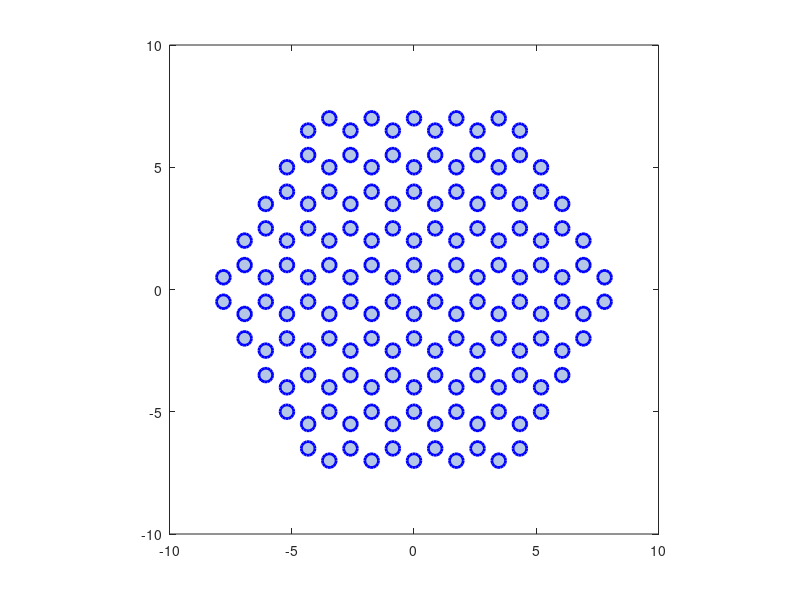

This figure's MATLAB source:

%% LatticePositions - calculate bare lattice positions
function [nDips, rDips] = LatticePositions(nX,nY,nZ,shape)
% this calculates the bare lattice positions for a given lattice type
% i.e. sep = 1, every other parameter = 0


% if no inputs, create a custom lattice
if nargin == 0
    
    disp('plotting custom lattice')
    
    nX = 5; 
    nY = 1;
    nZ = 1;
    shape = 'h'; % equivalent to a=0.8 10x10 square lattice
    
end


%% different lattice types

if strcmp(shape,'s')==1;
    %% square lattice
        
    % total number of atoms
    nDips = nX*nY*nZ;

    rDips = zeros(nDips,3); % positions matrix
    nXs = -nX/2+0.5:1:nX/2-0.5; % indices of positions in x,y,z
    nYs = -nY/2+0.5:1:nY/2-0.5;
    nZs = -nZ/2+0.5:1:nZ/2-0.5;

    % shift at an angle
%     shift_atom = -(nDips-1)/2:1:(nDips-1)/2;
    shift_atom = zeros(nDips);
    
    Nth = 1; % Nth atom
    for ll = 1:nZ % loop over atoms
        for jj = 1:nY 
            for kk = 1:nX
                rDips(Nth,1) = nXs(kk)+shift_atom(Nth); % x coordinate 
                rDips(Nth,2) = nYs(jj); % y coordinate
                rDips(Nth,3) = nZs(ll); % z coordinate
                Nth = Nth+1; % goes to next atom
            end
        end
    end
    
elseif strfind(shape, 'PenroseUnit1') == 1
    % unit cell of Penrose tiling
    %
    %
    
    
elseif strfind(shape, 'Penrose1') == 1
    % quasicrystal based on Penrose tiling
    %
    % 'Penrose1_nIter' where nIter is the number of iterations in lattice construction algorithm
    
    underscoreInd = strfind(shape, '_');
    nSteps = str2num(shape(underscoreInd+1:end));
    
    % create ten simple triangles in a ring
    triangleList = zeros([10, 4]);
    triangleList(:,1) = 0;
    triangleList(:,2) = 0j;
    triangleList(:,3) = exp(1j*[0.5:9.5].*2.*pi/10);
    triangleList(:,4) = exp(1j*[1.5:10.5].*2.*pi/10);
    triangleList(2:2:end, [3,4]) = triangleList(2:2:end, [4,3]);

    goldenRatio = (1+sqrt(5))/2;
%     nSteps = 5;
    iStep = 1;    
    while iStep <= nSteps
        
        triangleListOld = triangleList;
        iTriangle = 1;
        
        for ii = 1:size(triangleListOld, 1)
            A = triangleListOld(ii, 2);
            B = triangleListOld(ii, 3);
            C = triangleListOld(ii, 4);
            if triangleListOld(ii, 1) == 0 % type 0
                P = A + (B - A)./goldenRatio;
                triangleListNew(iTriangle, :) = [0, C, P, B];
                triangleListNew(iTriangle + 1, :) = [1, P, C, A];
                iTriangle = iTriangle + 2;
            elseif triangleListOld(ii, 1) == 1 % type 1
                R = B + (C-B)./goldenRatio;
                Q = B + (A-B)./goldenRatio;
                triangleListNew(iTriangle, :) = [1, R, C, A];
                triangleListNew(iTriangle + 1, :) = [1, Q, R, B];
                triangleListNew(iTriangle + 2, :) = [0, R, Q, A];
                iTriangle = iTriangle + 3;
            end
        end
        triangleList = triangleListNew;
        iStep = iStep + 1;
    end
    
    rDips = triangleList(:, 2:4);
    rDips = [real(rDips(:)), imag(rDips(:)), zeros([3*size(rDips,1), 1])];
    ndips = size(rDips, 1);
    
    xdips = real(triangleList(:,2:4));
    ydips = imag(triangleList(:,2:4));
    
    % remove duplicates and scale by smallest separation such that nearest neighbor spacing = 1
    xdipsRep = repmat(rDips(:,1), [1, ndips]);
    ydipsRep = repmat(rDips(:,2), [1, ndips]);
    sep = sqrt((xdipsRep-xdipsRep').^2 + (ydipsRep-ydipsRep').^2);
    
    % find minimum sep not including duplicates
    minSep = min(sep(find(sep>1e-9)));
    
    % find groups of atoms that are on the same site
    sep = sep + 1e10.*eye(size(sep,1));
    [iDuplicate, jDuplicate] = find(sep<1e-9);
%     indsToInclude = [];
%     for ii = 1:length(iDuplicate);
%         iDuplicateInds = find(iDuplicate == iDuplicate(ii));
%         iDuplicateToAdd = max([iDuplicate(ii); jDuplicate(iDuplicateInds)]);
%         if any(find(iDuplicateToAdd==indsToInclude))==0
%             indsToInclude = [indsToInclude, iDuplicateToAdd];
%         end
%     end    
    
    indsMat = zeros([size(sep)]);
    indsDuplicate = [iDuplicate, jDuplicate];
    sub2indDuplicate = sub2ind(size(sep), iDuplicate, jDuplicate);
    indsMat(sub2indDuplicate) = sub2indDuplicate;
    allInds = 1:ndips;
    indsMat1 = repmat(allInds, [ndips, 1]);
    indsMat2 = permute(indsMat1, [2,1]);
    indsMat1Sub = indsMat1;
    indsMat2Sub = indsMat2;
    indsMat1Sub(sub2indDuplicate) = 0;
    indsMat2Sub(sub2indDuplicate) = 0;
    indsMat1 = indsMat1 - indsMat1Sub;
    indsMat2 = indsMat2 - indsMat2Sub;
    max1 = max(indsMat1, [], 1)';
    max2 = max(indsMat1, [], 2);    
    indsToInclude = unique(max(max1, max2))';
    
    nonDuplicatedInds = setdiff(allInds, unique(iDuplicate));
    indsToInclude = [nonDuplicatedInds; indsToInclude];
    
    % add atoms, only including first atom among duplicates
    rDipsDuplicatesRemoved = rDips(indsToInclude,:);
    rDips = rDipsDuplicatesRemoved./minSep; % scale s.t. nearest neighbor spacing = 1 
    ndips = size(rDips, 1);
    
    plotPenrose = 0;
    if plotPenrose == 1
        figure(1001)
        clf
        hold on, box on
        shape0Inds = find(triangleList(:,1) == 0);
        shape1Inds = find(triangleList(:,1) == 1);
        for ii = 1:length(shape0Inds)
            ind0 = shape0Inds(ii);
            fill(xdips(ind0,[1,2,3,1]), ydips(ind0,[1,2,3,1]), 'r')
        end
        for jj = 1:length(shape1Inds)
            ind1 = shape1Inds(jj);
            fill(xdips(ind1,:), ydips(ind1,:), 'b')
        end
%         scatter(rDips(:,1), rDips(:,2), [], 'k', 'filled')
        daspect([1,1,1])
    end  
    
    
elseif strfind(shape, 'Penrose2') == 1
    % quasicrystal based on Penrose tiling
    %
    % 'Penrose2_nIter' where nIter is the number of iterations in lattice construction algorithm
    
    underscoreInd = strfind(shape, '_');
    nSteps = str2num(shape(underscoreInd+1:end));
    
    % create ten simple triangles in a ring
    triangleList = zeros([10, 4]);
    triangleList(:,1) = 0;
    triangleList(:,2) = exp(1j*[0.5:9.5].*2.*pi/10);
    triangleList(:,3) = 0j;
    triangleList(:,4) = exp(1j*[1.5:10.5].*2.*pi/10);
    triangleList(2:2:end, [2,4]) = triangleList(2:2:end, [4,2]);

    goldenRatio = (1+sqrt(5))/2;
    iStep = 1;    
    while iStep <= nSteps
        
        triangleListOld = triangleList;
        iTriangle = 1;
        
        for ii = 1:size(triangleListOld, 1)            

            A = triangleListOld(ii, 2);
            B = triangleListOld(ii, 3);
            C = triangleListOld(ii, 4);
            if triangleListOld(ii, 1) == 0 % type 0
                Q = A + (B - A)./goldenRatio;
                R = B + (C - B)./goldenRatio;
                triangleListNew(iTriangle, :) = [0, C, A, R];
                triangleListNew(iTriangle + 1, :) = [1, R, Q, B];
                triangleListNew(iTriangle + 2, :) = [0, Q, A, R];
                iTriangle = iTriangle + 3;
            elseif triangleListOld(ii, 1) == 1 % type 1
                P = C + (A - C)./goldenRatio;
                triangleListNew(iTriangle, :) = [1, B, P, A];
                triangleListNew(iTriangle + 1, :) = [0, P, C, B];
                iTriangle = iTriangle + 2;
            end
        end
        triangleList = triangleListNew;
        iStep = iStep + 1;
    end
    
    rDips = triangleList(:, 2:4);
    rDips = [real(rDips(:)), imag(rDips(:)), zeros([3*size(rDips,1), 1])];
    ndips = size(rDips, 1);
    
    xdips = real(triangleList(:,2:4));
    ydips = imag(triangleList(:,2:4));
    
    % remove duplicates and scale by smallest separation such that nearest neighbor spacing = 1
    xdipsRep = repmat(rDips(:,1), [1, ndips]);
    ydipsRep = repmat(rDips(:,2), [1, ndips]);
    sep = sqrt((xdipsRep-xdipsRep').^2 + (ydipsRep-ydipsRep').^2);
    
    % find minimum sep not including duplicates
    minSep = min(sep(find(sep>1e-9)));
    
    % find groups of atoms that are on the same site
    sep = sep + 1e10.*eye(size(sep,1));
    [iDuplicate, jDuplicate] = find(sep<1e-9);  
    
    indsMat = zeros([size(sep)]);
    indsDuplicate = [iDuplicate, jDuplicate];
    sub2indDuplicate = sub2ind(size(sep), iDuplicate, jDuplicate);
    indsMat(sub2indDuplicate) = sub2indDuplicate;
    allInds = 1:ndips;
    indsMat1 = repmat(allInds, [ndips, 1]);
    indsMat2 = permute(indsMat1, [2,1]);
    indsMat1Sub = indsMat1;
    indsMat2Sub = indsMat2;
    indsMat1Sub(sub2indDuplicate) = 0;
    indsMat2Sub(sub2indDuplicate) = 0;
    indsMat1 = indsMat1 - indsMat1Sub;
    indsMat2 = indsMat2 - indsMat2Sub;
    max1 = max(indsMat1, [], 1)';
    max2 = max(indsMat1, [], 2);    
    indsToInclude = unique(max(max1, max2))';
    
    nonDuplicatedInds = setdiff(allInds, unique(iDuplicate));
    indsToInclude = [nonDuplicatedInds; indsToInclude];
    
    % add atoms, only including first atom among duplicates
    rDipsDuplicatesRemoved = rDips(indsToInclude,:);
    rDips = rDipsDuplicatesRemoved./minSep; % scale s.t. nearest neighbor spacing = 1 
    ndips = size(rDips, 1);
    
    plotPenrose = 1;
    if plotPenrose == 1 && nargin == 0
        figure(1001)
        clf
        hold on, box on
        shape0Inds = find(triangleList(:,1) == 0);
        shape1Inds = find(triangleList(:,1) == 1);
        for ii = 1:length(shape0Inds)
            ind0 = shape0Inds(ii);
            fill(xdips(ind0,[1,2,3,1]), ydips(ind0,[1,2,3,1]), 'r')
        end
        for jj = 1:length(shape1Inds)
            ind1 = shape1Inds(jj);
            fill(xdips(ind1,:), ydips(ind1,:), 'b')
        end
%         scatter(rDips(:,1), rDips(:,2), [], 'k', 'filled')
        daspect([1,1,1])
    end 
    
    

elseif strfind(shape, 'q1') == 1
    % quasicrystal based on 4 overlapping optical lattice beams forming two square lattices rotated with respect to each other
    %
    % q1_theta_radius_Vmin_boundary where theta = angle between square lattices and radius = relative radius of inclusion and Vmin = minimum potential to include lattice site and boundary = 'circ' or 'square'
    underscoreInds = strfind(shape, '_');
    theta = str2num(shape(underscoreInds(1)+1:underscoreInds(2)-1));
    radius = str2num(shape(underscoreInds(2)+1:underscoreInds(3)-1));
    Vmin = str2num(shape(underscoreInds(3)+1:underscoreInds(4)-1));
    boundary = shape(underscoreInds(4)+1:end);
    
    theta = theta*pi/180; % convert to radians
    
    x = 1.1*radius.*linspace(-1,1,20*radius);
    y = 1.1*radius.*linspace(-1,1,20*radius);
    [X,Y] = meshgrid(x,y);

%     k = 4/sqrt(0.55);
    k = 5.35;
    E1 = sin(k.*X) + sin(k.*Y);
    E2 = sin(cos(theta).*k.*X-sin(theta).*k.*Y) + sin(sin(theta).*k.*X + cos(theta).*k.*Y);
    Vtot = abs(E1+E2).^2;

%     minIndsX = [];
%     minIndsY = [];
%     for iX = 2:length(x)-1
%         for iY = 2:length(y)-1  
%             VtotSquare = Vtot(iX-1:iX+1, iY-1:iY+1);
%             [maxVal, maxInd] = max(VtotSquare(:));
%             if maxInd == 5 && Vtot(iX,iY)>Vmin
%                 minIndsX = [minIndsX, iX];
%                 minIndsY = [minIndsY, iY];
%             end
%         end
%     end
%     minIndsOldMethod = sort(sub2ind(size(Vtot), minIndsX, minIndsY));
    
    VTotSquare = zeros([length(x)-2, length(y)-2, 3, 3]);
    for ii = 1:3
        for jj = 1:3            
            VTotSquare(:,:,ii,jj) = Vtot(ii:(end-3+ii), jj:(end-3+jj));
        end
    end
    [maxVal, maxIndDim1] = max(VTotSquare(:,:,:), [], 3);
    [maxIndsX1, maxIndsY1] = find(maxIndDim1==5);
    maxInds = sub2ind(size(Vtot), maxIndsX1+1, maxIndsY1+1);
    indsOverVMin = find(Vtot>Vmin);
    maxIndsOverVMin = intersect(maxInds, indsOverVMin);
    [maxIndsX, maxIndsY] = ind2sub(size(Vtot), maxIndsOverVMin);
    xLattice = x(maxIndsX);
    yLattice = y(maxIndsY);

    if strcmp(boundary, 'circ')
        rPosMag = sqrt(xLattice.^2 + yLattice.^2);
        xLattice = xLattice(find(rPosMag<=radius));
        yLattice = yLattice(find(rPosMag<=radius));
    end
    
    rDips(:,1) = xLattice(:);
    rDips(:,2) = yLattice(:);
    rDips(:,3) = 0;
    nDips = size(rDips,1);

    
    
elseif strfind(shape,'rect')==1
    %% rectangular array, 'shape' = 'rect_x_y_z'
    %  where x,y,z are the relative dimension sizes
    
        % total number of atoms
    nDips = nX*nY*nZ;

    rDips = zeros(nDips,3); % positions matrix
    nXs = -nX/2+0.5:1:nX/2-0.5; % indices of positions in x,y,z
    nYs = -nY/2+0.5:1:nY/2-0.5;
    nZs = -nZ/2+0.5:1:nZ/2-0.5;

    % shift at an angle
%     shift_atom = -(nDips-1)/2:1:(nDips-1)/2;
    shift_atom = zeros(nDips);
    
    Nth = 1; % Nth atom
    for ll = 1:nZ % loop over atoms
        for jj = 1:nY 
            for kk = 1:nX
                rDips(Nth,1) = nXs(kk)+shift_atom(Nth); % x coordinate 
                rDips(Nth,2) = nYs(jj); % y coordinate
                rDips(Nth,3) = nZs(ll); % z coordinate
                Nth = Nth+1; % goes to next atom
            end
        end
    end
    
    % squash/extend out different dimensions
    dims = find(shape=='_');
    dim1 = str2num(shape(dims(1)+1:dims(2)-1));
    dim2 = str2num(shape(dims(2)+1:dims(3)-1));
    dim3 = str2num(shape(dims(3)+1:end));
    rDips(:,1) = rDips(:,1).*dim1;
    rDips(:,2) = rDips(:,2).*dim2;
    rDips(:,3) = rDips(:,3).*dim3;
    
elseif strcmp(shape,'slide')==1;
    %% slide one atom wrt to the other, keeping the first fixed in place at (x,y,z) = (0,0,0)
    rDips(1,:) = [0,0,0];
    Nth = 1;
    for ii = 1:nX
        for jj = 1:nY
            rDips(Nth,1) = (ii-1);
            rDips(Nth,2) = (jj-1);
            rDips(Nth,3) = 0;
            Nth = Nth+1;
        end
    end
    nDips = size(rDips,1);
    
    
elseif strcmp(shape,'shiftedplane')==1;
    %% multiple square planes each shifted w.r.t. the one in front
    % total number of atoms
    nDips = nX*nY*nZ;

    rDips = zeros(nDips,3); % positions matrix
    nXs = -nX/2+0.5:1:nX/2-0.5; % indices of positions in x,y,z
    nYs = -nY/2+0.5:1:nY/2-0.5;
    nZs = -nZ/2+0.5:1:nZ/2-0.5;

    % shift at an angle
%     shift_atom = -(nDips-1)/2:1:(nDips-1)/2;
    shift_atom = zeros(nDips);
    
    Nth = 1; % Nth atom
    for ll = 1:nZ % loop over atoms
        for jj = 1:nY 
            for kk = 1:nX
                rDips(Nth,1) = nXs(kk)+shift_atom(Nth); % x coordinate 
                rDips(Nth,2) = nYs(jj); % y coordinate
                rDips(Nth,3) = nZs(ll); % z coordinate                
                % shift each plane with respect to those in front and behind
                if nZ>1
                    oddeven = mod(ll,2);
                    if oddeven == 1
                        rDips(Nth,1) = rDips(Nth,1) + 0.25;
                        rDips(Nth,2) = rDips(Nth,2) + 0.25;
                    else
                        rDips(Nth,1) = rDips(Nth,1) - 0.25;
                        rDips(Nth,2) = rDips(Nth,2) - 0.25;
                    end
                end
                
                Nth = Nth+1; % goes to next atom

            end
        end
    end    
    

    
    
    
elseif strcmp(shape,'t')==1;   
    %% triagonal lattice (overall shape = hexagon)
    % nY controls height of array - has to be even, otherwise rounded down
    % nX controls width
    
%     nDips = nX*nY-nY^2/4+0.25;
%     rDips = zeros(nDips,3);
    
    Nth = 1;
    % loop over y axis
    for y_ind = 1:nY/2+1/2;
        x_lim = nX/2-y_ind/2; % limit for x range
        % loop over x axis
        for x_ind = -x_lim:1:x_lim;
            rDips(Nth,1) = x_ind;
            rDips(Nth,2) = (y_ind-1)*sqrt(3)/2; 
            Nth = Nth + 1;
            if y_ind ~= 1
                rDips(Nth,1) = x_ind;
                rDips(Nth,2) = -(y_ind-1)*sqrt(3)/2;
                Nth = Nth + 1;
            end
        end
    end  
    nDips = size(rDips,1);
    rDips(:,3) = 0;  % add z-dimension
    
    
elseif strcmp(shape,'t2')==1;   
    %% triagonal lattice (overall shape = triangle)
    % nY controls height of array
        
    Nth = 1;
    % loop over y axis
    for y_ind = 1:nY
        for x_ind = 1:(nX+1-y_ind)
            rDips(Nth,1) = x_ind - 1 +(y_ind-1)/2;
            rDips(Nth,2) = sqrt(3)/2*(y_ind-1);
            Nth = Nth + 1;
        end
    end
    
    % recentralise
    rDips(:,1) = rDips(:,1) - (nX-1)/2;
    rDips(:,2) = rDips(:,2) - (nY-1)*sqrt(3)/6;
    
    % add z component
    nDips = size(rDips,1);
    rDips(:,3) = zeros(1,length(nDips));
        
    
elseif strcmp(shape,'h')==1;
    %% if hexagonal lattice
    % doesn't matter what nY is

    nDips = 6*nX^2;
    rDips = zeros(nDips,3);
    
    Nth = 1;
    
    % position 1
    ii = nX;
    for jj = 1:ii
        % jj = row index
        x_lim = ii-jj/2;
        for x_val = -x_lim:1:x_lim
            rDips(Nth,1) = x_val.*sqrt(3);
            rDips(Nth,2) = (1.5*jj-1);
            Nth = Nth + 1;
            rDips(Nth,1) = x_val.*sqrt(3);
            rDips(Nth,2) = -(1.5*jj-1);
            Nth = Nth + 1;
        end
    end

    % position 2
    for jj = 1:ii
        x_lim = (ii-jj/2-1/2);
        for x_val = -x_lim:1:x_lim
            rDips(Nth,1) = x_val.*sqrt(3);
            rDips(Nth,2) = (1.5*jj-1/2);
            Nth = Nth + 1;
            rDips(Nth,1) = x_val.*sqrt(3);
            rDips(Nth,2) = -(1.5*jj-1/2);
            Nth = Nth + 1;
        end
    end
  
elseif strcmp(shape,'h2')==1;
    %% if hexagonal lattice
    % same as h but with additional row added to break degenerate states

    nDips = 6*nX^2+nX;
    rDips = zeros(nDips,3);
    
    Nth = 1;
    
    % position 1
    ii = nX;
    for jj = 1:ii
        % jj = row index
        x_lim = ii-jj/2;
        for x_val = -x_lim:1:x_lim
            rDips(Nth,1) = x_val.*sqrt(3);
            rDips(Nth,2) = (1.5*jj-1);
            Nth = Nth + 1;
            rDips(Nth,1) = x_val.*sqrt(3);
            rDips(Nth,2) = -(1.5*jj-1);
            Nth = Nth + 1;
        end
    end

    % position 2
    for jj = 1:ii
        x_lim = (ii-jj/2-1/2);
        for x_val = -x_lim:1:x_lim
            rDips(Nth,1) = x_val.*sqrt(3);
            rDips(Nth,2) = (1.5*jj-1/2);
            Nth = Nth + 1;
            rDips(Nth,1) = x_val.*sqrt(3);
            rDips(Nth,2) = -(1.5*jj-1/2);
            Nth = Nth + 1;
        end
    end
    [NN,yesno] = find(rDips(:,2)==max(rDips(:,2)));
    for Nind = 1:length(NN)
        rDips(Nth,1) = rDips(NN(Nind),1);
        rDips(Nth,2) = rDips(NN(Nind),2)+1;
        Nth = Nth + 1;
    end
    
    
elseif strcmp(shape,'h30')==1;
    %% if hexagonal lattice
    % doesn't matter what nY is

    nDips = 6*nX^2;
    rDips = zeros(nDips,3);
    
    Nth = 1;
    
    % position 1
    ii = nX;
    for jj = 1:ii
        % jj = row index
        x_lim = ii-jj/2;
        for x_val = -x_lim:1:x_lim
            rDips(Nth,1) = x_val.*sqrt(3);
            rDips(Nth,2) = (1.5*jj-1);
            Nth = Nth + 1;
            rDips(Nth,1) = x_val.*sqrt(3);
            rDips(Nth,2) = -(1.5*jj-1);
            Nth = Nth + 1;
        end
    end

    % position 2
    for jj = 1:ii
        x_lim = (ii-jj/2-1/2);
        for x_val = -x_lim:1:x_lim
            rDips(Nth,1) = x_val.*sqrt(3);
            rDips(Nth,2) = (1.5*jj-1/2);
            Nth = Nth + 1;
            rDips(Nth,1) = x_val.*sqrt(3);
            rDips(Nth,2) = -(1.5*jj-1/2);
            Nth = Nth + 1;
        end
    end
    
    % rotate through 30 degrees (added 8.4.16)
    tt = pi/6;
    for ii = 1:size(rDips,1)
        rDips(ii,:) = ([[cos(tt),-sin(tt),0];[sin(tt),cos(tt),0];[0,0,1]]*rDips(ii,:)')';
    end
    
       
elseif strcmp(shape,'k')==1;
    %% kagome lattice (hexagonal in shape)
    % nX must be a multiple of 4n-1 where n=1,2,3,... i.e. % nX=3,7,11,...
    % nY makes no difference
    
    if mod(nX,2) == 1 % odd
        nDips = 9*nX^2/4 - 2*nX + 3/4;
    else % even
        nDips = 3*nX*(3*nX-2)/4;
    end
    rDips = zeros(nDips,3);
    
    Nth = 1;
    

    % even nDips
    if mod(nX,2) == 0

        % position 1
        for y_ind = 1:nX/2;
            x_lim = nX-y_ind; % limit for x range
            % loop over x axis
            for x_ind = -x_lim:2:x_lim;
                rDips(Nth,1) = x_ind;
                rDips(Nth,2) = (y_ind-1)*sqrt(3); 
                Nth = Nth + 1;
                if y_ind ~= 1
                    rDips(Nth,1) = x_ind;
                    rDips(Nth,2) = -(y_ind-1)*sqrt(3);
                    Nth = Nth + 1;
                end
            end
        end 

        % position 2
        for y_ind = 1:nX/2;
            x_lim = nX-1/2-y_ind; % limit for x range
            % loop over x axis
            for x_ind = -x_lim:1:x_lim;
                rDips(Nth,1) = x_ind;
                rDips(Nth,2) = (y_ind-1/2)*sqrt(3); 
                Nth = Nth + 1;
                rDips(Nth,1) = x_ind;
                rDips(Nth,2) = (1/2-y_ind)*sqrt(3);
                Nth = Nth + 1;
            end
        end 

    % odd nDips
    else
        % position 1
        for y_ind = 1:nX/2+1/2;
            x_lim = nX-y_ind; % limit for x range
            % loop over x axis
            for x_ind = -x_lim:2:x_lim;
                rDips(Nth,1) = x_ind;
                rDips(Nth,2) = (y_ind-1)*sqrt(3); 
                Nth = Nth + 1;
                if y_ind ~= 1
                    rDips(Nth,1) = x_ind;
                    rDips(Nth,2) = -(y_ind-1)*sqrt(3);
                    Nth = Nth + 1;
                end
            end
        end 

        % position 2
        for y_ind = 1:nX/2-1/2;
            x_lim = nX-1/2-y_ind; % limit for x range
            % loop over x axis
            for x_ind = -x_lim:1:x_lim;
                rDips(Nth,1) = x_ind;
                rDips(Nth,2) = (y_ind-1/2)*sqrt(3); 
                Nth = Nth + 1;
                rDips(Nth,1) = x_ind;
                rDips(Nth,2) = (1/2-y_ind)*sqrt(3);
                Nth = Nth + 1;
            end
        end 
    end
    
    
elseif strcmp(shape,'k3')==1;
    %% kagome lattice built up from unit cell
    % nY makes no difference
    
    Nth = 1;
    
    x0 = [0];
    y0 = [0];
    for ii = 1:length(x0)
        for jj = 1:length(y0)
            rDips(Nth,1) = x0(ii); % atom 1
            rDips(Nth,2) = y0(jj);
            rDips(Nth+1,1) = x0(ii) + 1; % atom 2
            rDips(Nth+1,2) = y0(jj);
            rDips(Nth+2,1) = x0(ii) + 1/2; % atom 3
            rDips(Nth+2,2) = y0(jj) - sqrt(3)/2;
            rDips(Nth+3,1) = x0(ii) - 1; % atom 4
            rDips(Nth+3,2) = y0(jj);
            rDips(Nth+4,1) = x0(ii) - 1/2; % atom 5
            rDips(Nth+4,2) = y0(jj) + sqrt(3)/2;
            Nth = Nth+5;
        end
    end
    
%     x0 = [0:2:2*(nX-1)]
%     y0 = [0:2:2*(nY-1)]
%     for ii = 1:length(x0)
%         for jj = 1:length(y0)
%             rDips(Nth,1) = x0(ii);
%             rDips(Nth,2) = y0(jj);
%             rDips(Nth+1,1) = x0(ii);
%             rDips(Nth+1,2) = y0(jj)+1;
%             rDips(Nth+2,1) = x0(ii)+1;
%             rDips(Nth+2,2) = y0(jj)+1;
%             Nth = Nth+3;
%         end
%     end
    
    nDips = size(rDips,1);
    rDips(:,3) = zeros(1,length(nDips));
    
    
elseif strcmp(shape,'k30')==1;
    %% kagome lattice built up from unit cell - rotate by 30deg
    % nY makes no difference
    
    Nth = 1;
    
    x0 = [0];
    y0 = [0];
    for ii = 1:length(x0)
        for jj = 1:length(y0)
            rDips(Nth,1) = x0(ii); % atom 1
            rDips(Nth,2) = y0(jj);
            rDips(Nth+1,1) = x0(ii) + 1; % atom 2
            rDips(Nth+1,2) = y0(jj);
            rDips(Nth+2,1) = x0(ii) + 1/2; % atom 3
            rDips(Nth+2,2) = y0(jj) - sqrt(3)/2;
            rDips(Nth+3,1) = x0(ii) - 1; % atom 4
            rDips(Nth+3,2) = y0(jj);
            rDips(Nth+4,1) = x0(ii) - 1/2; % atom 5
            rDips(Nth+4,2) = y0(jj) + sqrt(3)/2;
            Nth = Nth+5;
        end
    end
    
%     x0 = [0:2:2*(nX-1)]
%     y0 = [0:2:2*(nY-1)]
%     for ii = 1:length(x0)
%         for jj = 1:length(y0)
%             rDips(Nth,1) = x0(ii);
%             rDips(Nth,2) = y0(jj);
%             rDips(Nth+1,1) = x0(ii);
%             rDips(Nth+1,2) = y0(jj)+1;
%             rDips(Nth+2,1) = x0(ii)+1;
%             rDips(Nth+2,2) = y0(jj)+1;
%             Nth = Nth+3;
%         end
%     end
    
    nDips = size(rDips,1);
    rDips(:,3) = zeros(1,length(nDips));
    
    % rotate through 30 degrees (added 8.4.16)
    tt = pi/6;
    for ii = 1:size(rDips,1)
        rDips(ii,:) = ([[cos(tt),-sin(tt),0];[sin(tt),cos(tt),0];[0,0,1]]*rDips(ii,:)')';
    end
    
    
elseif strcmp(shape,'k4')==1;
    %% kagome lattice built up from unit cell
    % nY makes no difference
    
    Nth = 1;
    
    rDips(1:2,1) = [-1,1];
    rDips(1:2,2) = [0,0];
    rDips(3:6,1) = [-1.5:1.5];
    rDips(3:6,2) = sqrt(3)/2.*ones(1,4);
    rDips(7:10,1) = rDips(3:6,1);
    rDips(7:10,2) = -rDips(3:6,2);
    rDips(11,1:2) = [0,sqrt(3)];
    rDips(12,1:2) = [0,-sqrt(3)];
    
    nDips = size(rDips,1);
    rDips(:,3) = zeros(1,length(nDips));

    
elseif strcmp(shape,'k5')==1;
    %% squashed kagome - angle between atoms now 54deg ('magic angle')
    % nX must be a multiple of 4n-1 where n=1,2,3,... i.e. % nX=3,7,11,...
    % nY makes no difference
    
    if mod(nX,2) == 1 % odd
        nDips = 9*nX^2/4 - 2*nX + 3/4;
    else % even
        nDips = 3*nX*(3*nX-2)/4;
    end
    rDips = zeros(nDips,3);
    
    Nth = 1;
    

    % even nDips
    if mod(nX,2) == 0

        % position 1
        for y_ind = 1:nX/2;
            x_lim = nX-y_ind; % limit for x range
            % loop over x axis
            for x_ind = -x_lim:2:x_lim;
                rDips(Nth,1) = x_ind;
                rDips(Nth,2) = (y_ind-1)*sqrt(3); 
                Nth = Nth + 1;
                if y_ind ~= 1
                    rDips(Nth,1) = x_ind;
                    rDips(Nth,2) = -(y_ind-1)*sqrt(3);
                    Nth = Nth + 1;
                end
            end
        end 

        % position 2
        for y_ind = 1:nX/2;
            x_lim = nX-1/2-y_ind; % limit for x range
            % loop over x axis
            for x_ind = -x_lim:1:x_lim;
                rDips(Nth,1) = x_ind;
                rDips(Nth,2) = (y_ind-1/2)*sqrt(3); 
                Nth = Nth + 1;
                rDips(Nth,1) = x_ind;
                rDips(Nth,2) = (1/2-y_ind)*sqrt(3);
                Nth = Nth + 1;
            end
        end 

    % odd nDips
    else
        % position 1
        for y_ind = 1:nX/2+1/2;
            x_lim = nX-y_ind; % limit for x range
            % loop over x axis
            for x_ind = -x_lim:2:x_lim;
                rDips(Nth,1) = x_ind;
                rDips(Nth,2) = (y_ind-1)*sqrt(3); 
                Nth = Nth + 1;
                if y_ind ~= 1
                    rDips(Nth,1) = x_ind;
                    rDips(Nth,2) = -(y_ind-1)*sqrt(3);
                    Nth = Nth + 1;
                end
            end
        end 

        % position 2
        for y_ind = 1:nX/2-1/2;
            x_lim = nX-1/2-y_ind; % limit for x range
            % loop over x axis
            for x_ind = -x_lim:1:x_lim;
                rDips(Nth,1) = x_ind;
                rDips(Nth,2) = (y_ind-1/2)*sqrt(3); 
                Nth = Nth + 1;
                rDips(Nth,1) = x_ind;
                rDips(Nth,2) = (1/2-y_ind)*sqrt(3);
                Nth = Nth + 1;
            end
        end 
    end
    
    
elseif strcmp(shape,'k6')==1;
    %% kagome restricted to square lattice (nX,nY) in size
   
    % first make standard kagome lattice then remove atoms outside this

    Nth = 1;
    nX_square = nX;
    nY_square = nY;
    nX = ceil(nX + 10); % make much bigger than square will be

    % even nDips
    if mod(nX,2) == 0

        % position 1
        for y_ind = 1:nX/2;
            x_lim = nX-y_ind; % limit for x range
            % loop over x axis
            for x_ind = -x_lim:2:x_lim;
                rDips(Nth,1) = x_ind;
                rDips(Nth,2) = (y_ind-1)*sqrt(3); 
                Nth = Nth + 1;
                if y_ind ~= 1
                    rDips(Nth,1) = x_ind;
                    rDips(Nth,2) = -(y_ind-1)*sqrt(3);
                    Nth = Nth + 1;
                end
            end
        end 

        % position 2
        for y_ind = 1:nX/2;
            x_lim = nX-1/2-y_ind; % limit for x range
            % loop over x axis
            for x_ind = -x_lim:1:x_lim;
                rDips(Nth,1) = x_ind;
                rDips(Nth,2) = (y_ind-1/2)*sqrt(3); 
                Nth = Nth + 1;
                rDips(Nth,1) = x_ind;
                rDips(Nth,2) = (1/2-y_ind)*sqrt(3);
                Nth = Nth + 1;
            end
        end 

    % odd nDips
    else
        % position 1
        for y_ind = 1:nX/2+1/2;
            x_lim = nX-y_ind; % limit for x range
            % loop over x axis
            for x_ind = -x_lim:2:x_lim;
                rDips(Nth,1) = x_ind;
                rDips(Nth,2) = (y_ind-1)*sqrt(3); 
                Nth = Nth + 1;
                if y_ind ~= 1
                    rDips(Nth,1) = x_ind;
                    rDips(Nth,2) = -(y_ind-1)*sqrt(3);
                    Nth = Nth + 1;
                end
            end
        end 

        % position 2
        for y_ind = 1:nX/2-1/2;
            x_lim = nX-1/2-y_ind; % limit for x range
            % loop over x axis
            for x_ind = -x_lim:1:x_lim;
                rDips(Nth,1) = x_ind;
                rDips(Nth,2) = (y_ind-1/2)*sqrt(3); 
                Nth = Nth + 1;
                rDips(Nth,1) = x_ind;
                rDips(Nth,2) = (1/2-y_ind)*sqrt(3);
                Nth = Nth + 1;
            end
        end 
    end
    
    
    % now remove atoms outside square
%     r = sqrt(abs(rDips(:,1)).^2 + abs(rDips(:,2)).^2 + abs(rDips(:,3)).^2);
%     rDips = rDips(rDips(:,1)<nX)
    rDips = rDips(find(abs(rDips(:,1))<nX_square),:); % fit to nX
    rDips = rDips(find(abs(rDips(:,2))<nY_square),:); % fit to nY

    nDips = size(rDips,1);
    rDips(:,3) = zeros(nDips,1);

    
elseif strcmp(shape,'k60')==1;
    %% kagome lattice - same as k5 but rotated 60 degrees
    % nX must be a multiple of 4n-1 where n=1,2,3,... i.e. % nX=3,7,11,...
    % nY makes no difference
    
    if mod(nX,2) == 1 % odd
        nDips = 9*nX^2/4 - 2*nX + 3/4;
    else % even
        nDips = 3*nX*(3*nX-2)/4;
    end
    rDips = zeros(nDips,3);
    
    Nth = 1;
    

    % even nDips
    if mod(nX,2) == 0

        % position 1
        for y_ind = 1:nX/2;
            x_lim = nX-y_ind; % limit for x range
            % loop over x axis
            for x_ind = -x_lim:2:x_lim;
                rDips(Nth,1) = x_ind;
                rDips(Nth,2) = (y_ind-1)*sqrt(3); 
                Nth = Nth + 1;
                if y_ind ~= 1
                    rDips(Nth,1) = x_ind;
                    rDips(Nth,2) = -(y_ind-1)*sqrt(3);
                    Nth = Nth + 1;
                end
            end
        end 

        % position 2
        for y_ind = 1:nX/2;
            x_lim = nX-1/2-y_ind; % limit for x range
            % loop over x axis
            for x_ind = -x_lim:1:x_lim;
                rDips(Nth,1) = x_ind;
                rDips(Nth,2) = (y_ind-1/2)*sqrt(3); 
                Nth = Nth + 1;
                rDips(Nth,1) = x_ind;
                rDips(Nth,2) = (1/2-y_ind)*sqrt(3);
                Nth = Nth + 1;
            end
        end 

    % odd nDips
    else
        % position 1
        for y_ind = 1:nX/2+1/2;
            x_lim = nX-y_ind; % limit for x range
            % loop over x axis
            for x_ind = -x_lim:2:x_lim;
                rDips(Nth,1) = x_ind;
                rDips(Nth,2) = (y_ind-1)*sqrt(3); 
                Nth = Nth + 1;
                if y_ind ~= 1
                    rDips(Nth,1) = x_ind;
                    rDips(Nth,2) = -(y_ind-1)*sqrt(3);
                    Nth = Nth + 1;
                end
            end
        end 

        % position 2
        for y_ind = 1:nX/2-1/2;
            x_lim = nX-1/2-y_ind; % limit for x range
            % loop over x axis
            for x_ind = -x_lim:1:x_lim;
                rDips(Nth,1) = x_ind;
                rDips(Nth,2) = (y_ind-1/2)*sqrt(3); 
                Nth = Nth + 1;
                rDips(Nth,1) = x_ind;
                rDips(Nth,2) = (1/2-y_ind)*sqrt(3);
                Nth = Nth + 1;
            end
        end 
    end
    
    theta = 60*pi/180; % 60 degrees
    rsep = sqrt(rDips(:,1).^2 + rDips(:,2).^2);
    theta1 = atan2(rDips(:,2),rDips(:,1));
    rDips_rot(:,1) = cos(theta+theta1).*rsep;
    rDips_rot(:,2) = sin(theta+theta1).*rsep;
    rDips_rot(:,3) = rDips(:,3);
    rDips = rDips_rot;
    
    
elseif strcmp(shape,'r')==1
    %% random array inside cubic volume of nX*nY*nZ
    nDips = nX*nY*nZ;
    rDips = zeros(nDips,3);
    rDips(:,1) = (rand(nDips,1)-0.5).*nX;
    rDips(:,2) = (rand(nDips,1)-0.5).*nY;
    rDips(:,3) = (rand(nDips,1)-0.5).*nZ;
    
    
elseif shape(1) == 'G' 
    %% Gaussian cloud
    nDips = str2num(shape(2:end)); % G followed by nDips

    rDips = zeros(nDips,3);
    rDips(:,1) = normrnd(zeros(nDips,1),nX);
    rDips(:,2) = normrnd(zeros(nDips,1),nY);
    rDips(:,3) = normrnd(zeros(nDips,1),nZ);
 

elseif shape(1:4) == 'Rcub' 
    %% random array inside cubic volume of nDips taken from shape = 'RnDips'
    nDips = str2num(shape(6:end));
    rDips = zeros(nDips,3);
    rDips(:,1) = (rand(nDips,1)-0.5).*nX;
    rDips(:,2) = (rand(nDips,1)-0.5).*nY;
    rDips(:,3) = (rand(nDips,1)-0.5).*nZ;
    
    
elseif shape(1:4) == 'Rcyl' 
    %% random array inside cylindrical volume of nDips = nX
    % Rcyl_dz
    % where dz = thickness w.r.t. dR, radius
    % dR should be set to 1 to enforce N2D = 1 for a = 1
    nDips = nX; % nX,nY,nZ = nDips,1,1
    NN = 1;
    rDips = zeros(nDips,3);
    
    % extract dR and dz from shape
    dz = str2num(shape(5:end));
    dR = sqrt(nDips/pi); % normalise s.t. N2D = 1
    dz = dz.*dR;
    
    while NN <= nDips
        insideCyl = 0; % change truth value to >1 when value is inside cylinder 
        while insideCyl == 0
            rDips(NN,:) = (rand(1,3,1)-0.5).*2.*[dR,dR,dz];
            if sqrt(sum(rDips(NN,1:2).^2))<=dR
                insideCyl = 1;
            end
        end
        NN = NN + 1;
    end

    
    
elseif any(strfind(shape,'RZCyl'))
    %% random array inside cylindrical volume
    % 'shape' has the form RZCyl_dR_dz
    % cylindrical volume has dimensions length dz and radius dR
    % atom number, nDips = nX

    nDips = nX; 
    NN = 1; % counter
    rDips = zeros(nDips,3);
    
    % extract dz and dR from 'shape'
    underscoreLocs = strfind(shape,'_'); % find indices where '_' appears
    dR = str2num(shape(underscoreLocs(1)+1:underscoreLocs(2)-1));
    dz = str2num(shape(underscoreLocs(2)+1:end));
    
    % loop over atoms, creating atom locations
    while NN <= nDips
        insideCyl = 0; % change truth value to >1 when value is inside cylinder 
        while insideCyl == 0
            rDips(NN,:) = (rand(1,3,1)-0.5).*[2.*dR,2.*dR,dz];
            if sqrt(sum(rDips(NN,1:2).^2))<=dR % check whether position is within cylinder
                insideCyl = 1;
            end
        end
        NN = NN + 1;
    end

elseif strcmp(shape,'Lieb')==1
    %% old full 2D Lieb lattice
    
    % first make full lattice:
    xdips = -(nX):(nX);
    ydips = -(nY):(nY);
    [X,Y] = meshgrid(xdips,ydips);
    rDips(:,1) = X(:);
    rDips(:,2) = Y(:);
    
    % then make secondary lattice to remove from full lattice
    xdips2 = -(nX-1):2:(nX-1);
    ydips2 = -(nY-1):2:(nY-1);
    [X2,Y2] = meshgrid(xdips2,ydips2);
    rDips2(:,1) = X2(:);
    rDips2(:,2) = Y2(:);
    
    % find common elements and remove them
    [commonVals,ind1,ind2] = intersect(rDips,rDips2,'rows');
    rDips(ind1,:) = [];
    
    % add z dimension
    rDips(:,3) = [0];
    
    nDips = size(rDips,1);
    
    
elseif strcmp(shape,'Lieb1D')==1
    %% 1D Lieb lattice (alternating nearest neighbour spacing of a, 2a, a, 2a, etc.)
    
    if length(find([nX,nY,nZ]>1)) > 1
        error('Only one of [nX,nY,nZ] can be >1 for Lieb1D')
    end
    
    [nDips, dimInd] = max([nX,nY,nZ]);    
        
    leftSites = 1:ceil(nDips/2); % create dipole positions
    rightSites = 1:floor(nDips/2);
    dipPos = sort([3.*leftSites, 3.*rightSites + 1]);
    
    meanDipPos = mean(dipPos);
    dipPos = dipPos - meanDipPos; % centre dipole positions
    
    rDips = zeros([nDips, 3]);
    rDips(:, dimInd) = dipPos;

    
    
elseif strcmp(shape,'Lieb2D')==1
    %% 2D Lieb lattice
    
    % basis
    basisAtoms = [[0,0,0]; [1,0,0]; [0,1,0]];
    nBasisAtoms = size(basisAtoms, 1);
    
    % create unit lattice
    xUnitLattice = 2.*(1:nX);
    yUnitLattice = 2.*(1:nY);
    zUnitLattice = 2.*(1:nZ);    
    [X,Y,Z] = meshgrid(xUnitLattice, yUnitLattice, zUnitLattice); 
    nUnitLattice = length(X(:)); % number of unit lattice sites        
    
    iDip = 0;
    rDips = zeros([nBasisAtoms.*nUnitLattice, 3]);
    for iUnitLattice = 1:nUnitLattice
        for iBasisAtom = 1:nBasisAtoms;
            iDip = iDip + 1;
            rDips(iDip, 1) = X(iUnitLattice) + basisAtoms(iBasisAtom, 1);
            rDips(iDip, 2) = Y(iUnitLattice) + basisAtoms(iBasisAtom, 2);
            rDips(iDip, 3) = Z(iUnitLattice) + basisAtoms(iBasisAtom, 3);
        end
    end
    
    nDips = iDip;
    
    % reposition to be centered on (0,0,0)
    meanPos = mean(rDips, 1);
    meanPosRep = repmat(meanPos, [nDips, 1]);
    rDips = rDips - meanPosRep;

    
    
elseif strcmp(shape,'Lieb3D')==1
    %% 3D Lieb lattice
    
    % basis
    basisAtoms = [[0,0,0]; [1,0,0]; [0,1,0]; [0,0,1]];
    nBasisAtoms = size(basisAtoms, 1);
    
    % create unit lattice
    xUnitLattice = 2.*(1:nX);
    yUnitLattice = 2.*(1:nY);
    zUnitLattice = 2.*(1:nZ);    
    [X,Y,Z] = meshgrid(xUnitLattice, yUnitLattice, zUnitLattice); 
    nUnitLattice = length(X(:)); % number of unit lattice sites        
    
    iDip = 0;
    rDips = zeros([nBasisAtoms.*nUnitLattice, 3]);
    for iUnitLattice = 1:nUnitLattice
        for iBasisAtom = 1:nBasisAtoms;
            iDip = iDip + 1;
            rDips(iDip, 1) = X(iUnitLattice) + basisAtoms(iBasisAtom, 1);
            rDips(iDip, 2) = Y(iUnitLattice) + basisAtoms(iBasisAtom, 2);
            rDips(iDip, 3) = Z(iUnitLattice) + basisAtoms(iBasisAtom, 3);
        end
    end
    
    nDips = iDip;
    
    % reposition to be centered on (0,0,0)
    meanPos = mean(rDips, 1);
    meanPosRep = repmat(meanPos, [nDips, 1]);
    rDips = rDips - meanPosRep;
    
    
elseif strcmp(shape,'Lieb3DFull')==1
    %% 3D Lieb lattice
    
    % basis
    basisAtoms = [[0,0,0]; [1,0,0]; [0,1,0]; [0,0,1]];
    nBasisAtoms = size(basisAtoms, 1);
    
    % create unit lattice
    xUnitLattice = 2.*(1:nX+1);
    yUnitLattice = 2.*(1:nY+1);
    zUnitLattice = 2.*(1:nZ+1);    
    [X,Y,Z] = meshgrid(xUnitLattice, yUnitLattice, zUnitLattice); 
    nUnitLattice = length(X(:)); % number of unit lattice sites        
    
    iDip = 0;
%     rDips = zeros([nBasisAtoms.*nUnitLattice, 3]);
    for iUnitLattice = 1:nUnitLattice
        for iBasisAtom = 1:nBasisAtoms;
            iDip = iDip + 1;
            rDips(iDip, 1) = X(iUnitLattice) + basisAtoms(iBasisAtom, 1);
            rDips(iDip, 2) = Y(iUnitLattice) + basisAtoms(iBasisAtom, 2);
            rDips(iDip, 3) = Z(iUnitLattice) + basisAtoms(iBasisAtom, 3);
        end
    end
    
    % remove outer edges to smooth off boundaries
    cutoffX = find(rDips(:,1) > xUnitLattice(end) + 0.1);
    rDips(cutoffX,:) = [];
    cutoffY = find(rDips(:,2) > yUnitLattice(end) + 0.1);
    rDips(cutoffY,:) = [];
    cutoffZ = find(rDips(:,3) > zUnitLattice(end) + 0.1);
    rDips(cutoffZ,:) = [];
    
    nDips = size(rDips, 1);
    
    % reposition to be centered on (0,0,0)
    meanPos = mean(rDips, 1);
    meanPosRep = repmat(meanPos, [nDips, 1]);
    rDips = rDips - meanPosRep;
    
    
elseif strcmp(shape,'SqOct')==1
    %% square-octagon semiregular lattice
    
    % first start by making base lattice
    dim = 1+1/sqrt(2);
    baseX = [-(nX-1):2:(nX-1)].*dim;
    baseY = [-(nY-1):2:(nY-1)].*dim;
    [X,Y] = meshgrid(baseX,baseY);
    baseXY(:,1) = X(:);
    baseXY(:,2) = Y(:);
    
    % at each lattice point, build 5 squares of dipoles
    square_points = [[1,1];[1,-1];[-1,1];[-1,-1]]; % corners on a square
    centres(1,:) = [0,0];
    centres(2:5,:) = square_points;
    centres = centres.*dim;
    for ii = 1:5 % loop over centres
        squares((ii-1)*4+1:ii*4,:) = repmat(centres(ii,:),4,1) + 0.5.*square_points;
    end
    
    % apply squares to each base lattice point
    for jj = 1:size(baseXY,1)
        rDips((jj-1)*20+1:jj*20,:) = repmat(baseXY(jj,:),20,1) + squares;
    end
    
    % remove double values
    rDips = unique(rDips,'rows');
        
    
    rDips(:,3) = [0];
    nDips = size(rDips,1)
    
    
elseif shape(1:5) == 'sRoty' 
    %% square lattice rotated in y axis 
    theta = str2num(shape(6:end)); % angle, in degrees
    theta = theta.*pi./180; % degrees to radians

    % total number of atoms
    nDips = nX*nY*nZ;

    rDips = zeros(nDips,3); % positions matrix
    nXs = -nX/2+0.5:1:nX/2-0.5; % indices of positions in x,y,z
    nYs = -nY/2+0.5:1:nY/2-0.5;
    nZs = -nZ/2+0.5:1:nZ/2-0.5;

    % shift at an angle
%     shift_atom = -(nDips-1)/2:1:(nDips-1)/2;
    shift_atom = zeros(nDips);
    
    Nth = 1; % Nth atom
    for ll = 1:nZ % loop over atoms
        for jj = 1:nY 
            for kk = 1:nX
                rDips(Nth,1) = nXs(kk)+shift_atom(Nth); % x coordinate 
                rDips(Nth,2) = nYs(jj); % y coordinate
                rDips(Nth,3) = nZs(ll); % z coordinate
                Nth = Nth+1; % goes to next atom
            end
        end
    end
    
    % rotate around y axis
    rDips_rot(:,1) = rDips(:,1);
    rDips_rot(:,2) = rDips(:,2).*cos(theta) - rDips(:,3).*sin(theta);
    rDips_rot(:,3) = rDips(:,2).*sin(theta) + rDips(:,3).*cos(theta);
    rDips = rDips_rot;
    

elseif shape(1:5) == 'sRotz'     
    %% square lattice rotated in z axis 
    theta = str2num(shape(6:end)); % angle, in degrees
    theta = theta.*pi./180; % degrees to radians

    % total number of atoms
    nDips = nX*nY*nZ;

    rDips = zeros(nDips,3); % positions matrix
    nXs = -nX/2+0.5:1:nX/2-0.5; % indices of positions in x,y,z
    nYs = -nY/2+0.5:1:nY/2-0.5;
    nZs = -nZ/2+0.5:1:nZ/2-0.5;

    % shift at an angle
%     shift_atom = -(nDips-1)/2:1:(nDips-1)/2;
    shift_atom = zeros(nDips);
    
    Nth = 1; % Nth atom
    for ll = 1:nZ % loop over atoms
        for jj = 1:nY 
            for kk = 1:nX
                rDips(Nth,1) = nXs(kk)+shift_atom(Nth); % x coordinate 
                rDips(Nth,2) = nYs(jj); % y coordinate
                rDips(Nth,3) = nZs(ll); % z coordinate
                Nth = Nth+1; % goes to next atom
            end
        end
    end
    
    % rotate around z axis
    rDips_rot(:,1) = rDips(:,1).*cos(theta) - rDips(:,2).*sin(theta);
    rDips_rot(:,2) = rDips(:,1).*sin(theta) + rDips(:,2).*cos(theta);
    rDips_rot(:,3) = rDips(:,3);
    rDips = rDips_rot;

    
end


% plot custom lattice
if nargin == 0
    
    figure(1000)
    clf
    hold on, box on
    
    scatter3(rDips(:,1),rDips(:,2),rDips(:,3), 100, 'MarkerEdgeColor', 'b', 'MarkerFaceColor', [180,199,231]./255, 'LineWidth', 2)  
    daspect([1,1,1])
    XLIM = get(gca,'XLim');
%     xlim(1.1.*XLIM)
%     view([30,20])
    
    % calculate density
    calculateDensity = 0;
    if calculateDensity == 1
        max(rDips(:,1))
        radiusDensity = 0.8*max(rDips(:,1));
        rDipsMag = sqrt(sum(abs(rDips).^2, 2));
        indsInsideRadius = find(rDipsMag <= radiusDensity);
        nInsideRadius = length(indsInsideRadius);
        density = nInsideRadius./(pi*radiusDensity^2)
        scatter3(rDips(indsInsideRadius,1),rDips(indsInsideRadius,2),rDips(indsInsideRadius,3), 100, 'MarkerEdgeColor', 'r', 'MarkerFaceColor', [255,130,130]./255, 'LineWidth', 2)  
    end
    
end

nDips = size(rDips, 1);

end
